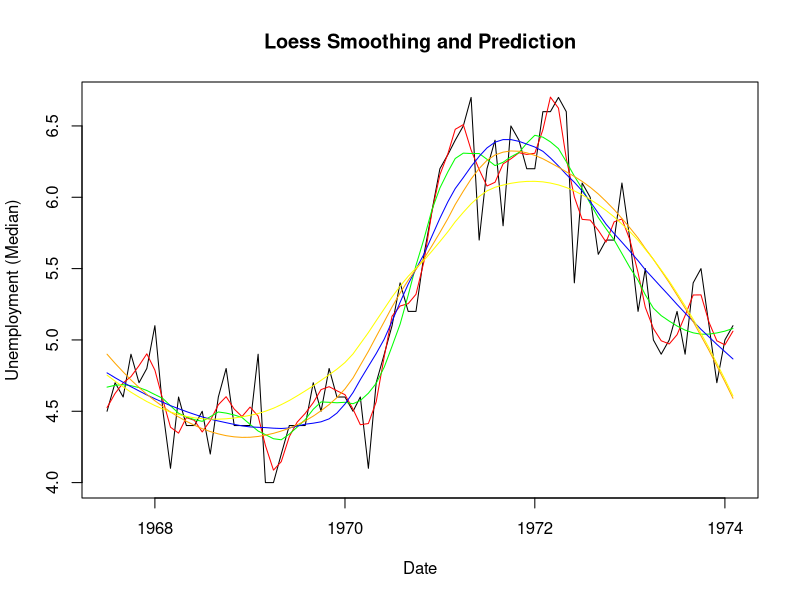

Here is the R script that generated this plot:
#LOESS Example from :
#http://r-statistics.co/Loess-Regression-With-R.html
data(economics, package = "ggplot2")
#Creating index variable
economics$index <- 1:nrow(economics) 
economics <- economics[1:80, ] #retail 80rows for better graphical understanding
loessMod10 <- loess(uempmed~index, data = economics, span = 0.10) # 10% smoothing span
loessMod25 <- loess(uempmed~index, data = economics, span = 0.25) # 25% smoothing span
loessMod50 <- loess(uempmed~index, data = economics, span = 0.5) # 50% smoothing span
loessMod70 <- loess(uempmed~index, data = economics, span = 0.7) # 70% smoothing span
loessMod90 <- loess(uempmed~index, data = economics, span = 0.9) # 90% smoothing span

#Predicting Loess

smoothed10 <- predict(loessMod10)
smoothed25 <- predict(loessMod25)
smoothed50 <- predict(loessMod50)
smoothed70 <- predict(loessMod70)
smoothed90 <- predict(loessMod90)

# From above plot, you would notice that as the span increases, 
#the smoothing of the curve also increases.
# Coding for Plot
# Plot it
plot(economics$uempmed, x=economics$date, type="l", main="Loess Smoothing and Prediction", 
     xlab="Date", ylab="Unemployment (Median)")
lines(smoothed10, x=economics$date, col="red") 
lines(smoothed25, x=economics$date, col="green") 
lines(smoothed50, x=economics$date, col="blue")
lines(smoothed70, x=economics$date, col="orange")
lines(smoothed90, x=economics$date, col="yellow")

